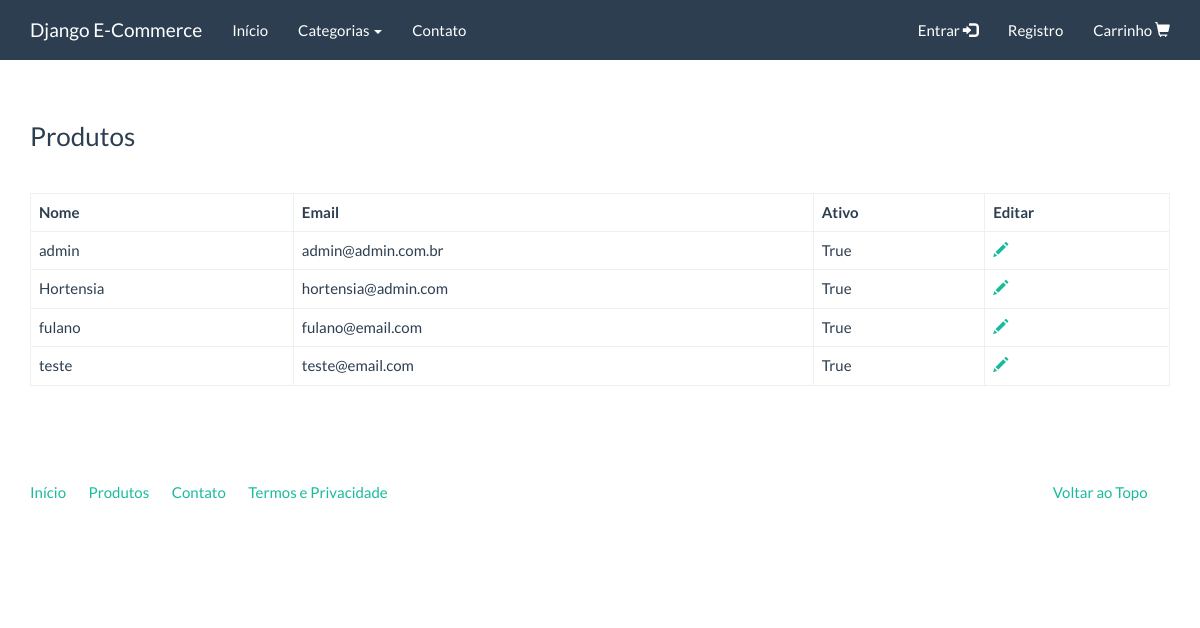
Screenshot of /conta/usuarios/ with the database file from the repository.
### accounts/models.py (models this page shows, shortened)
class User(AbstractBaseUser, PermissionsMixin):
    username = models.CharField(
        'Apelido / Usuário', max_length=30, unique=True, validators=[
            validators.RegexValidator(
                re.compile('^[\w.@+-]+$'),
                'Informe um nome de usuário válido. '
                'Este valor deve conter apenas letras, números '
                'e os caracteres: @/./+/-/_ .'
                , 'invalid'
            )
        ], help_text='Um nome curto que será usado para identificá-lo de forma única na plataforma'
    )
    name = models.CharField('Nome', max_length=100, blank=True)
    email = models.EmailField('E-mail', unique=True)
    is_staff = models.BooleanField('Equipe', default=False)
    is_active = models.BooleanField('Ativo', default=True)
    date_joined = models.DateTimeField('Data de Entrada', auto_now_add=True)
    USERNAME_FIELD = 'username'
    REQUIRED_FIELDS = ['email']
    objects = UserManager()
    class Meta:
        verbose_name = 'Usuário'
        verbose_name_plural = 'Usuários'

### accounts/views.py (the view)
class UsersListView(ListView):
    model = User
    template_name = 'accounts/userlist.html'
    context_object_name = 'users'

### catalog/context_processors.py (called while the page is built)
def categories(request):
    return{
        'categories':Category.objects.all()
    }

### catalog/models.py (called while the page is built)
    def __str__(self):
        return self.name

    def get_absolute_url(self):
        return reverse('catalog:category',kwargs={'slug':self.slug})

### accounts/templates/accounts/userlist.html (shortened to what this page needs)
{% extends "base.html" %}
{% load widget_tweaks %}
{% block container %}
<div class="page-header">
  <h3>Produtos</h3>
</div>
  <div class="row">
      <div class="col-sm-12 col-md-12">
          <div class="table-responsive">
              <table class="table table-hover table-bordered">
                <thead>
                  <th>Nome</th>
                  <th>Email</th>
                  <th>Ativo</th>
                  <th>Editar</th>
                </thead>
                <tbody>
                  {% for user in users  %}
                      <tr>
                        <td>{{ user.name }}</td>
                        <td>{{ user.email }}</td>
                        <td>{{ user.is_active }}</td>
                        <td>
                          <a href="#">
                            <span class="glyphicon glyphicon-pencil"></span>
                          </a>
                        </td>
                      </tr>
                    {% endfor %}
                  </tbody>
                </table>
              </div>
            </div>
      </div>
{% endblock %}

### rows the page displays
User: name "admin", email "admin@admin.com.br", is_active "True"
User: name "Hortensia", email "hortensia@admin.com", is_active "True"
User: name "fulano", email "fulano@email.com", is_active "True"
User: name "teste", email "teste@email.com", is_active "True"
